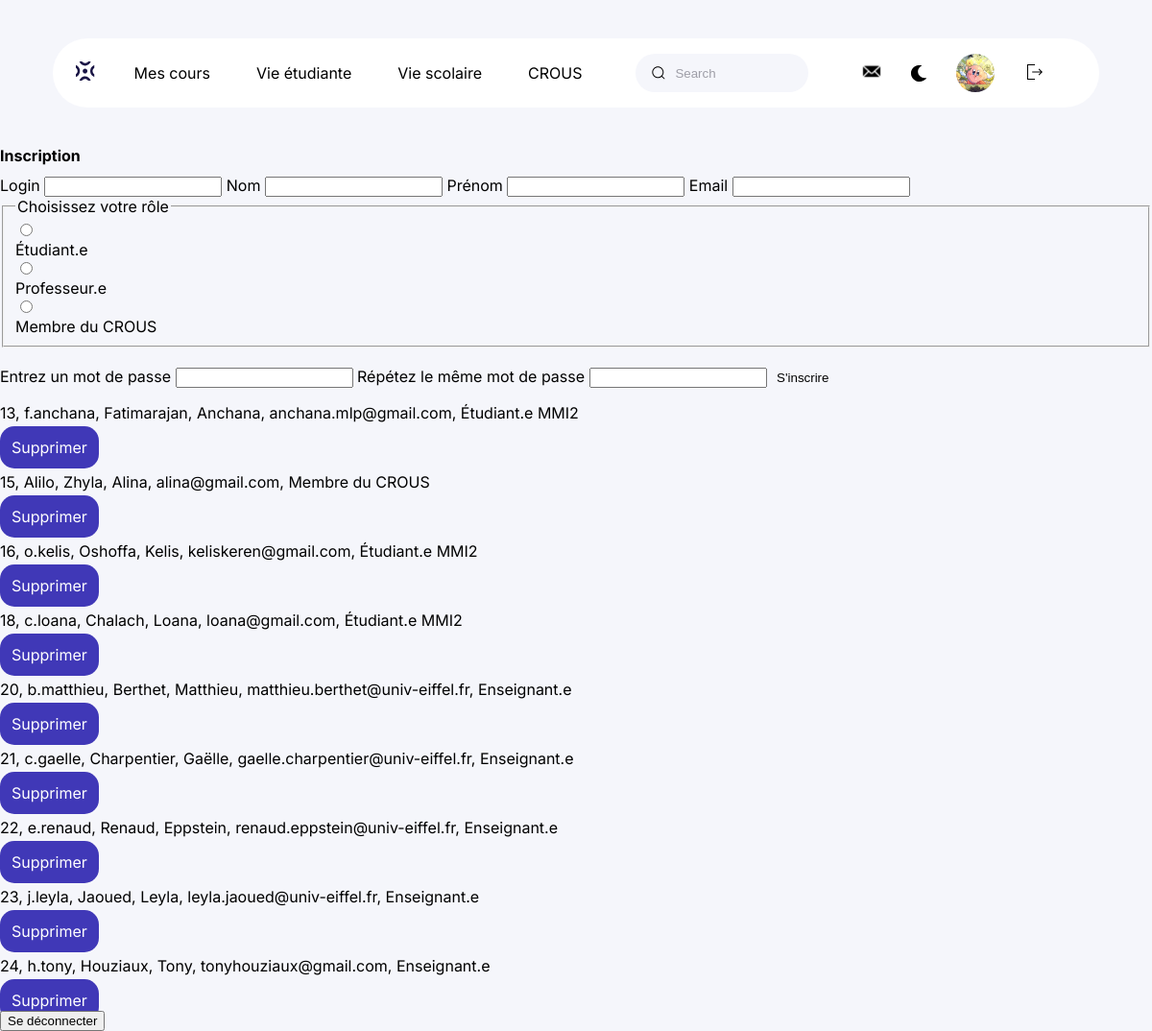
The app's page /administration.php (signed in) with its own data.
### tables this page shows
CREATE TABLE IF NOT EXISTS `utilisateurs` (
  `login` varchar(100) NOT NULL,
  `nom` varchar(200) NOT NULL,
  `prenom` varchar(200) NOT NULL,
  `id_utilisateurs` int NOT NULL AUTO_INCREMENT,
  `mot_de_passe` varchar(255) NOT NULL,
  `photoprofil` text NOT NULL,
  `role` varchar(800) NOT NULL,
  `email` varchar(200) NOT NULL,
  `promotion` varchar(100) DEFAULT NULL,
  `bio` varchar(500) DEFAULT NULL,
  PRIMARY KEY (`id_utilisateurs`),
  UNIQUE KEY `nom` (`nom`),
  UNIQUE KEY `prenom` (`prenom`),
  UNIQUE KEY `email` (`email`),
  UNIQUE KEY `login` (`login`)
);

### administration.php (the view, shortened to what this page needs)
<!DOCTYPE html>
<html lang="fr">
<head>
    <link rel='stylesheet' href='css/style_accueil.css'>
    <link rel='stylesheet' href='css/style_navigation.css'>
</head>
<body>
<header>
        <div class='menu'>
            <a href='accueil.php'><img class="logo" src='./img/logo.svg' alt="page d'accueil"
                    aria-current="currentpage"></a>
            <nav class='navigation'>
                <ul class='choix'>
                    <li><a href='cours.php'>Mes cours</a></li>
                    <li><a href='vie_etudiante.php'>Vie étudiante</a></li>
                    <li><a href='vie_scolaire.php'>Vie scolaire</a></li>
                    <li><a href='page_crous.php'>Crous</a></li>
                </ul>
                <div class='group'>
                    <input id="barre de recherche" class='input' type='search' placeholder='Search' />
                </div>
                <div class='icon-photo'>
                    <a href='messagerie.php'><img class='logo' src='./img/1-lettre.svg' alt="messagerie"></a>
                    <button class="dark_button" onclick="toggleDarkMode()"><img class='dark_mode' src='./img/1-moon.svg'
                            alt="mode sombre"></button>
                    <div class='photo-2'>
                        <?php
                        include('connexion.php');
                        if (isset($_SESSION["login"])) {
                            $stmt = $db->prepare('SELECT * FROM utilisateurs WHERE login=:login');
                            $stmt->bindValue(':login', $_SESSION["login"], PDO::PARAM_STR);
                            $stmt->execute();
                            $result = $stmt->fetch(PDO::FETCH_ASSOC);
                            if ($result) {
                                echo "
                                <a href='profil.php'> <img src='upload/{$result['photoprofil']}' alt='' class='photo-2'></a>";
                            }
                        }
                        ?>
                    </div>
                    <form action="deconnexion.php" method="GET">
                        <button type="submit" name="deconnect" id="btnDeconnexion">
                            <img src="img/1-logout.svg" alt="Déconnexion">
                        </button>
                    </form>
                </div>
            </nav>
        </div>
    </header>
    <form action="traiteinscription.php" method="POST">
        <h1>Inscription</h1>
        <label for="login">Login</label>
        <input type="text" id="login" name="login" required>
        <label for="nom">Nom</label>
        <input type="text" id="nom" name="nom" required>
        <label for="prenom">Prénom</label>
        <input type="text" id="prenom" name="prenom" required>
        <label for="mail">Email</label>
        <input type="email" id="mail" name="email" required>
        <fieldset required>
            <legend>Choisissez votre rôle</legend>
            <div>
                <input class="radio" type="radio" id="eleve" name="role" value="Étudiant.e"
                    onclick="activerChampPromotion()" />
                <label class="choix" for="eleve">Étudiant.e</label>
            </div>
            <div>
                <input class="radio" type="radio" id="prof" name="role" value="Enseignant.e" />
                <label class="choix" for="prof">Professeur.e</label>
            </div>
            <div>
                <input class="radio" type="radio" id="crous" name="role" value="Membre du CROUS" />
                <label class="choix" for="crous">Membre du CROUS</label>
            </div>
        </fieldset>
        <br>
        <label for="password">Entrez un mot de passe</label>
        <input type="password" id="password" name="password" required>
        <label for="password2">Répétez le même mot de passe</label>
        <input type="password" id="password2" name="password2" required>
        <button type="submit" name='soumettre'>S'inscrire</button>
    </form>
    <?php
    include('connexion.php');
    $stmt = $db->query('SELECT * FROM utilisateurs ORDER BY id_utilisateurs');
    $stmt->execute();
    $result = $stmt->fetchAll(PDO::FETCH_ASSOC);
    foreach ($result as $users) {
        if ($users['login'] !== 'Admin') {
            echo "
            <p>{$users['id_utilisateurs']}, {$users['login']}, {$users['nom']}, {$users['prenom']}, {$users['email']}, {$users['role']} {$users['promotion']} </p>
            <a href='javascript:void(0);' class='btn btn-danger mention-ptit' onclick='afficherPopupConfirmation({$users["id_utilisateurs"]}, \"{$users["login"]}\")'>Supprimer</a>";
        }
    }
?>
<form action="deconnexion.php" action='GET'>
        <input type="submit" name="deconnect" value="Se déconnecter">
    </form>
</body>
</html>

### css/style_accueil.css (style rules this page uses)
.btn { background-color: var(--purple); margin: 1rem auto !important; width: 75px; padding: 0.75rem; border-radius: 15px; color: var(--main); transition: 0.5s ease; }
button { background-color: transparent; border: 1px transparent; }

### css/style_navigation.css (style rules this page uses)
body { margin: 0; background-color: var(--bg); overflow-x: hidden; font-family: 'Inter', sans-serif; }
:root { --main: #ffffff; --black: #000000; --purple: #4038b7; --bg: #f5f6fb; --grey: #414141; --blue: #1a1545; }
a { text-decoration: none; color: var(--black); transition: 0.5s ease; }
li { list-style-type: none; }
header a { font: 400 1rem "Inter", sans-serif; }
h1, h2 { font-size: 1rem; }
.menu { display: flex; align-items: center; justify-content: space-evenly; background-color: var(--main); padding: 10px 0px; margin: 20px 25px; gap: 1rem; border-radius: 55px; }
ul li:nth-child(4) a { text-transform: uppercase; }
ul li:nth-child(1) a { margin-top: 1.5rem; }
.choix, .icon-photo { display: none; }
.group { display: flex; line-height: 28px; align-items: center; position: relative; }
.input { width: 40vw; height: 40px; line-height: 28px; padding: 0 1rem; padding-left: 2.5rem; border: 1px solid transparent; border-radius: 20px; outline: none; background-color: var(--bg); color: var(--black); transition: 0.3s ease; }
.input::placeholder { color: #9e9ea7; }
.icon { position: absolute; left: 1rem; width: 1rem; height: 1rem; }
@media screen and (min-width: 768px) { .menu { margin: 35px 55px; } }
@media screen and (min-width: 1024px) { .navigation { display: flex; gap: 25px; } }
@media screen and (min-width: 1024px) { .menu { margin: 40px 15px; } }
@media screen and (min-width: 1024px) { .choix { display: flex; gap: 3rem; padding-left: 0; } }
@media screen and (min-width: 1024px) { .input { width: 15vw; } }
@media screen and (min-width: 1024px) { .icon-photo { display: flex; gap: 1.5rem; align-items: center; } }
@media screen and (min-width: 1024px) { .photo-2 { width: 40px; height: 40px; background-color: var(--bg); border-radius: 50%; } }
@media screen and (min-width: 1024px) { .logo { cursor: pointer; height: 20px; } }
@media screen and (min-width: 1024px) { #btnDeconnexion { cursor: pointer; width: 20px; height: 20px; object-fit: cover; border: none; background-color: transparent; } }
@media screen and (min-width: 1080px) { .navigation { gap: 2rem; } }
@media screen and (min-width: 1200px) { .menu { margin: 40px 55px; } }
@media screen and (min-width: 1200px) { .navigation { gap: 3.5rem; } }
.dark_button { background: none; border: none; height: 20px; }

### administration.php (style rules this page uses)
.mention-ptit { cursor: pointer; }

### records on screen
utilisateurs: photoprofil (picture), id_utilisateurs "13", login "f.anchana", nom "Fatimarajan", prenom "Anchana", email "anchana.mlp@gmail.com", role "Étudiant.e", promotion "MMI2"
utilisateurs: id_utilisateurs "15", login "Alilo", nom "Zhyla", prenom "Alina", email "alina@gmail.com", role "Membre du CROUS"
utilisateurs: id_utilisateurs "16", login "o.kelis", nom "Oshoffa", prenom "Kelis", email "keliskeren@gmail.com", role "Étudiant.e", promotion "MMI2"
utilisateurs: id_utilisateurs "18", login "c.loana", nom "Chalach", prenom "Loana", email "loana@gmail.com", role "Étudiant.e", promotion "MMI2"
utilisateurs: id_utilisateurs "20", login "b.matthieu", nom "Berthet", prenom "Matthieu", email "matthieu.berthet@univ-eiffel.fr", role "Enseignant.e"
utilisateurs: id_utilisateurs "21", login "c.gaelle", nom "Charpentier", prenom "Gaëlle", email "gaelle.charpentier@univ-eiffel.fr", role "Enseignant.e"
utilisateurs: id_utilisateurs "22", login "e.renaud", nom "Renaud", prenom "Eppstein", email "renaud.eppstein@univ-eiffel.fr", role "Enseignant.e"
utilisateurs: id_utilisateurs "23", login "j.leyla", nom "Jaoued", prenom "Leyla", email "leyla.jaoued@univ-eiffel.fr", role "Enseignant.e"
utilisateurs: id_utilisateurs "24", login "h.tony", nom "Houziaux", prenom "Tony", email "tonyhouziaux@gmail.com", role "Enseignant.e"
